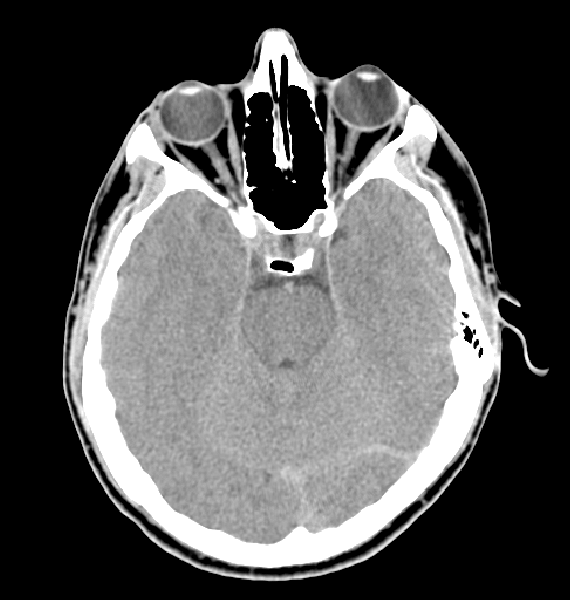
%> input picture Digital Image Processing/Assignment 2/headCT.tif, 570 x 600 px
$ octave assignment21.m   (GNU Octave 9; MATLAB toolbox functions it lacks are replaced by stand-ins)
%> lines starting %> are read from the running program, lines starting %| are printed output that depends on the picture
% 載入實驗圖片
Image = imread('headCT.tif');
%> Image is the input picture: size 600x570 uint8; min 0, max 255, mean 84.7
[Gmag, Gdir] = imgradient(Image,'prewitt');
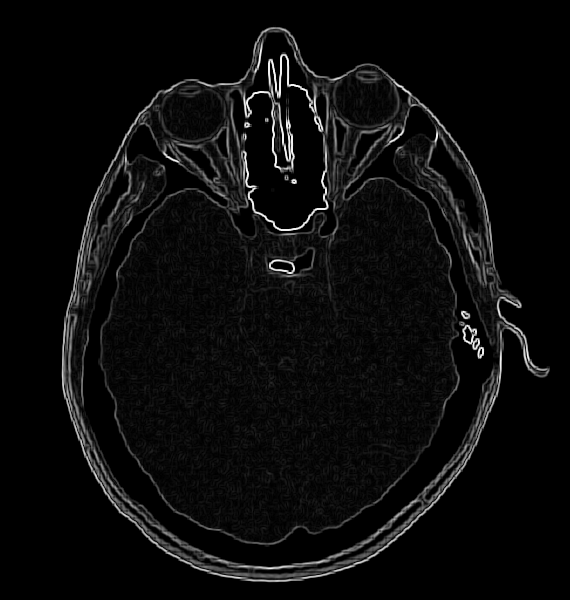
%> Gmag: size 600x570 double; min 0, max 806.4, mean 36.8; drawn with min black and max white
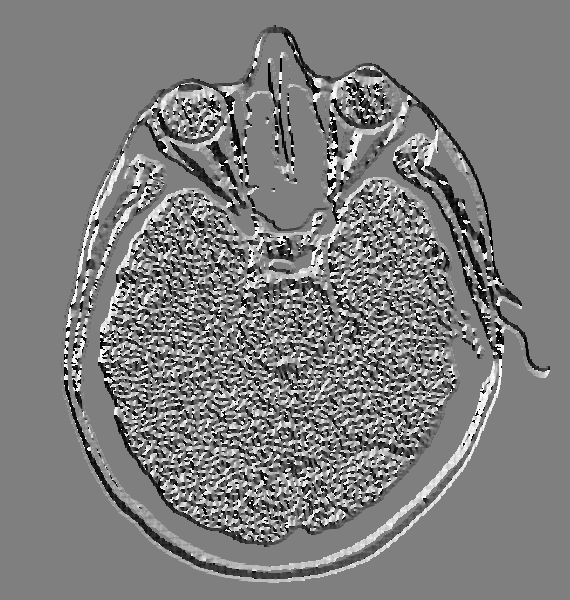
%> Gdir: size 600x570 double; min -180, max 179.9, mean -1.6; drawn with min black and max white
%figure, imshow(Iblur);
